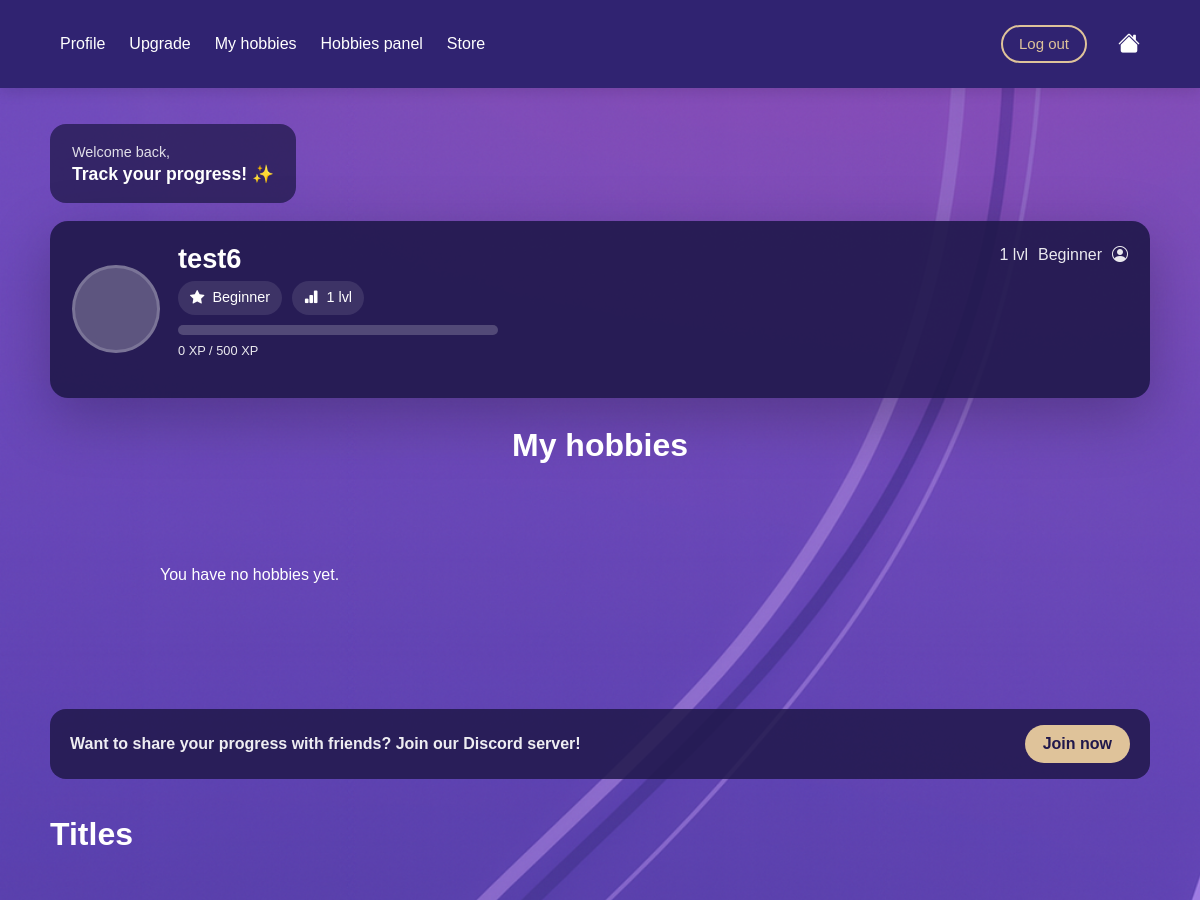
Before: /profile/ (signed in, upper part) with the older database file.
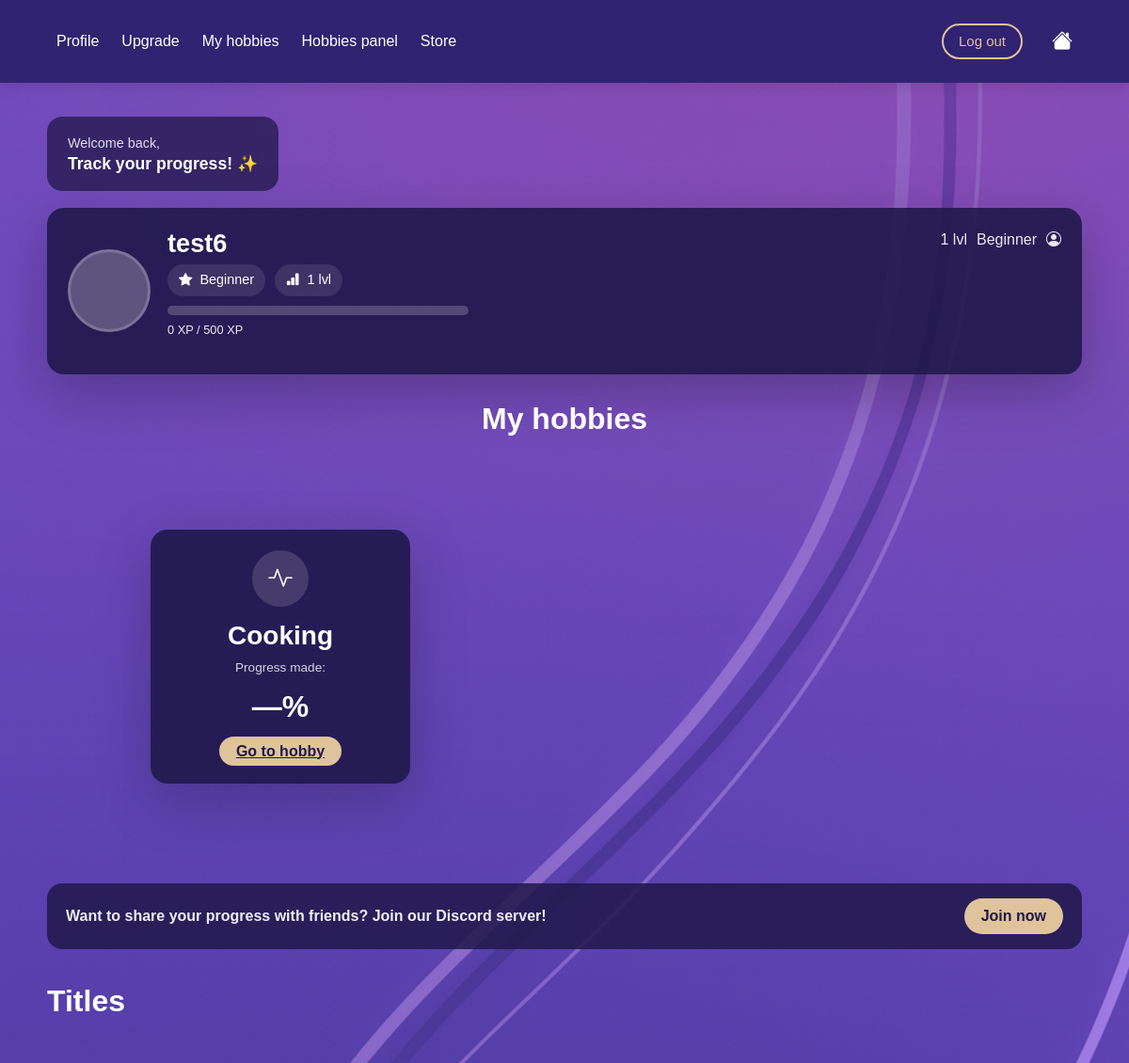
After: the same page with the newer database file.
### myapp/models.py (models this page shows, shortened)
class Level(models.Model):
    title = models.CharField(max_length=100, unique=True)
    xp_required = models.PositiveIntegerField()
    class Meta:
        ordering = ['xp_required']

class Hobby(models.Model):
    user = models.ForeignKey(User, on_delete=models.CASCADE, related_name="hobbies")
    detail = models.ForeignKey(HobbyDetail, on_delete=models.CASCADE)

class HobbyDetail(models.Model):
    name = models.CharField(max_length=100, unique=True)
    description = models.TextField()

### myapp/views.py (the view)
# urls.py: path('profile/', views.profile, name='profile'),
@login_required
def profile(request):
    user = request.user
    hobbies = Hobby.objects.filter(user=user)
    stats, _ = UserStats.objects.get_or_create(user=user)
    current_xp = stats.xp_total
    levels = Level.objects.all().order_by("xp_required")
    current_level = None
    next_level = None
    level_number = 0
    for i, lvl in enumerate(levels):
        if current_xp >= lvl.xp_required:
            current_level = lvl
            level_number = i + 1
            if i + 1 < len(levels):
                next_level = levels[i + 1]
    if current_level and next_level:
        xp_range = next_level.xp_required - current_level.xp_required
        xp_progress = current_xp - current_level.xp_required
        progress_percent = int((xp_progress / xp_range) * 100)
    else:
        progress_percent = 100
    progress_percent = max(0, min(progress_percent, 100))
    return render(request, "myapp/profile.html", {
        "user": user,
        "hobbies": hobbies,
        "current_level": current_level,
        "next_level": next_level,
        "current_xp": current_xp,
        "progress_percent": progress_percent,
        "level_number": level_number,
        "levels": levels,
    })

### myapp/templates/myapp/profile.html (shortened to what this page needs)
{% extends "myapp/base.html" %}
{% load static %}
{% block extra_css %}
<link rel="stylesheet" href="{% static 'css/profile.css' %}">
{% endblock %}
{% block content %}
<main class="profile-bg">
  <div class="profile-container">
    <div class="welcome-card">
      <p class="welcome-small">Welcome back,</p>
      <h3 class="welcome-title">Track your progress! ✨</h3>
    </div>
    <section class="user-card">
      <div class="user-left">
        <div class="avatar"></div>
        <div class="user-info">
          <h2 class="username">{{ request.user.username }}</h2>
          <div class="user-badges">
            {% if current_level %}
              <span class="badge-pill">
                <i class="bi bi-star-fill"></i>
                {{ current_level.title }}
              </span>
              <span class="badge-pill">
                <i class="bi bi-bar-chart-fill"></i>
                {{ level_number }} lvl
              </span>
            {% endif %}
          </div>
          <div class="xp-wrap">
            <div class="xp-bar">
            </div>
            <p class="xp-text">
              {{ current_xp }} XP
              {% if next_level %}
                / {{ next_level.xp_required }} XP
              {% endif %}
            </p>
          </div>
        </div>
      </div>
      <div class="user-right">
        {% if current_level %}
          <div class="top-right-mini">
            <span class="mini-lvl">{{ level_number }} lvl</span>
            <span class="mini-title">{{ current_level.title }}</span>
            <i class="bi bi-person-circle mini-icon"></i>
          </div>
        {% endif %}
      </div>
    </section>
    <h2 class="section-title">My hobbies</h2>
    <section class="hobbies-grid">
      {% for hobby in hobbies %}
        <div class="hobby-card">
          <div class="hobby-icon">
            <i class="bi bi-activity"></i>
          </div>
          <h3>{{ hobby.detail.name }}</h3>
          <p class="progress-label">Progress made:</p>
          <div class="progress-big">—%</div>
          <a href="{% url 'hobby_detail' hobby.detail.id %}" class="small-btn">
            Go to hobby
          </a>
        </div>
      {% empty %}
        <p>You have no hobbies yet.</p>
      {% endfor %}
    </section>
    <section class="discord-strip">
      <p>Want to share your progress with friends? Join our Discord server!</p>
      <button class="small-btn">Join now</button>
    </section>
    <h2 class="section-title titles-title">Titles</h2>
    <section class="titles-grid">
    </section>
  </div>
</main>
{% endblock %}

### myapp/templates/myapp/base.html (shortened to what this page needs)
{% load static %}
<!DOCTYPE html>
<html lang="en">
<head>
  <link href="https://cdn.jsdelivr.net/npm/bootstrap@5.3.2/dist/css/bootstrap.min.css" rel="stylesheet">
  <link href="https://cdn.jsdelivr.net/npm/bootstrap-icons@1.11.1/font/bootstrap-icons.css" rel="stylesheet">
  <link rel="stylesheet" href="{% static 'css/navbar.css' %}">
  <link rel="stylesheet" href="{% static 'css/style.css' %}">
  {% block extra_css %}{% endblock %}
</head>
<body>
<nav class="navbar navbar-develobby">
  <div class="container-fluid">
    <ul class="navbar-nav d-flex flex-row gap-4 align-items-center">
      {% if user.is_authenticated %}
        <li><a class="nav-link text-white" href="{% url 'profile' %}">Profile</a></li>
        <li><a class="nav-link text-white" href="{% url 'upgrade' %}">Upgrade</a></li>
        <li><a class="nav-link text-white" href="{% url 'hobbies' %}">My hobbies</a></li>
        <li><a class="nav-link text-white" href="{% url 'hobby_panel' %}">Hobbies panel</a></li>
        <li><a class="nav-link text-white" href="{% url 'store' %}">Store</a></li>
      {% endif %}
    </ul>
    <div class="d-flex align-items-center gap-3">
      {% if user.is_authenticated %}
        <form method="post" action="{% url 'logout' %}" class="m-0">
          <button type="submit" class="nav-action-btn">
            Log out
          </button>
        </form>
      {% else %}
        <a href="{% url 'login' %}" class="nav-action-btn">
          Sign In
        </a>
      {% endif %}
      <i class="bi bi-house-fill nav-icon"
         onclick="window.location.href='{% url 'homepage' %}'"></i>
    </div>
  </div>
</nav>
{% block content %}{% endblock %}
</body>
</html>

### myapp/static/css/navbar.css (style rules this page uses)
.navbar-develobby { background-color: #302371; padding: 15px 20px; position: sticky; top: 0; z-index: 1000; box-shadow: 0 4px 14px rgba(0, 0, 0, 0.12); }
.navbar-nav { display: flex; flex-direction: row; gap: 32px; }
.navbar { display: flex; align-items: center; justify-content: space-between; }
.nav-link { color: #ffffff !important; font-weight: 500; font-size: 16px; }
.nav-icon { color: #ffffff; font-size: 22px; cursor: pointer; margin-left: 15px; }
.nav-action-btn { background-color: transparent; border: 2px solid #DFC39A; color: #DFC39A; padding: 6px 16px; border-radius: 999px; font-weight: 500; font-size: 15px; cursor: pointer; transition: all 0.25s ease; text-decoration: none; display: inline-flex; align-items: center; }
.navbar form { display: inline; }

### myapp/static/css/style.css (style rules this page uses)
:root { --dark-purple: #302371; --purple: #543EA7; --beige: #DFC39A; --violet: #704ABC; --pink-violet: #9753CC; --light-violet: #B4A2E7; --white: #ffffff; }
* { box-sizing: border-box; margin: 0; padding: 0; font-family: 'Arial', sans-serif; }
body { margin: 0; background: #704ABC; color: var(--white); }
.navbar { padding: 24px 48px; }
section { padding: 80px 10%; }

### myapp/static/css/profile.css (style rules this page uses)
:root { --dark-purple: #20184B; --purple: #402F96; --beige: #DFC39A; --white: #ffffff; --card: rgba(32, 24, 75, 0.90); --card-soft: rgba(32, 24, 75, 0.75); }
* { box-sizing: border-box; margin: 0; padding: 0; font-family: Arial, sans-serif; }
body { color: var(--white); }
.profile-bg { min-height: calc(100vh - 64px); background: url("ChatGPT_Image_29_lis_2025_17_41_00.png") no-repeat center/cover; padding: 36px 18px 70px; }
.profile-container { max-width: 1100px; margin: 0 auto; }
.profile-container { display: flex; flex-direction: column; align-items: flex-start; }
.welcome-card { background: var(--card-soft); border-radius: 16px; padding: 18px 22px; width: fit-content; margin-bottom: 18px; }
.welcome-small { opacity: 0.85; margin: 0; font-size: 0.9rem; }
.welcome-title { margin: 0; font-weight: 700; font-size: 1.1rem; }
.user-card { width: 100%; background: var(--card); border-radius: 18px; padding: 22px; display: flex; justify-content: space-between; gap: 18px; box-shadow: 0 18px 60px rgba(0, 0, 0, 0.25); }
.user-left { display: flex; gap: 18px; align-items: center; }
.avatar { width: 88px; height: 88px; border-radius: 999px; background: rgba(255,255,255,0.25); border: 3px solid rgba(255,255,255,0.18); }
.username { font-size: 1.7rem; margin: 0 0 6px 0; font-weight: 800; }
.user-badges { display: flex; gap: 10px; flex-wrap: wrap; margin-bottom: 10px; }
.badge-pill { display: inline-flex; align-items: center; gap: 8px; background: rgba(255,255,255,0.10); padding: 6px 12px; border-radius: 999px; font-size: 0.9rem; }
.xp-wrap { margin-top: 4px; }
.xp-bar { width: 320px; height: 10px; background: rgba(255,255,255,0.20); border-radius: 99px; overflow: hidden; }
.xp-text { font-size: 0.8rem; opacity: 0.9; margin-top: 6px; }
.top-right-mini { display: flex; align-items: center; gap: 10px; opacity: 0.9; }
.section-title { text-align: center; width: 100%; margin: 28px 0 18px; font-size: 2rem; font-weight: 800; }
.hobbies-grid { width: 100%; display: grid; grid-template-columns: repeat(3, 1fr); gap: 26px; }
.hobby-card { background: var(--card); border-radius: 18px; padding: 22px; text-align: center; box-shadow: 0 18px 60px rgba(0, 0, 0, 0.22); }
.hobby-icon { width: 60px; height: 60px; margin: 0 auto 14px; border-radius: 999px; background: rgba(255,255,255,0.14); display: grid; place-items: center; font-size: 1.6rem; }
.hobby-card h3 { margin: 0 0 8px; font-weight: 800; }
.progress-label { margin: 0; opacity: 0.8; font-size: 0.85rem; }
.progress-big { font-size: 2rem; font-weight: 900; margin: 6px 0 12px; }
.small-btn { background: var(--beige); color: var(--dark-purple); border: none; border-radius: 999px; padding: 7px 18px; font-weight: 700; cursor: pointer; transition: transform 0.15s ease, opacity 0.15s ease; }
.discord-strip { width: 100%; margin-top: 26px; background: rgba(32, 24, 75, 0.85); border-radius: 16px; padding: 16px 20px; display: flex; align-items: center; justify-content: space-between; gap: 12px; }
.discord-strip p { margin: 0; font-weight: 600; opacity: 0.92; }
.titles-title { text-align: left; margin-top: 36px; }
.titles-grid { width: 100%; display: grid; grid-template-columns: repeat(3, 1fr); gap: 18px; }

Changed rows visible on the page:
added Hobby: detail.name "Cooking"
Other visible differences:
text no longer shown: "You have no hobbies yet."
